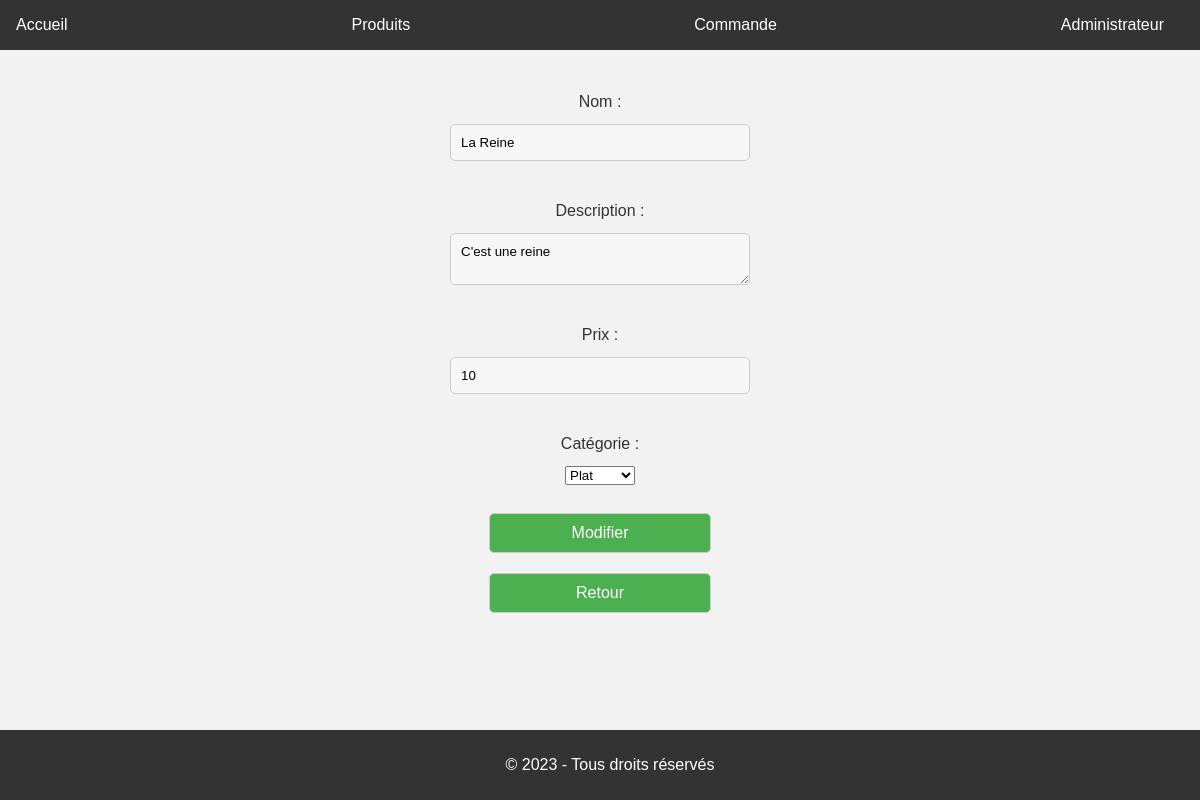
The page /admin/modifier_produits.php?id=5 on the database its author committed.
### tables this page shows
CREATE TABLE IF NOT EXISTS `produits` (
  `id` int NOT NULL AUTO_INCREMENT,
  `nom` varchar(255) NOT NULL,
  `description` varchar(255) NOT NULL,
  `prix` int NOT NULL,
  `id_catg` int NOT NULL,
  PRIMARY KEY (`id`)
);

### admin/modifier_produits.php (the view, shortened to what this page needs)
<body>
<header>
    <nav>
        <ul>
            <li><a href="#">Accueil</a></li>
            <li><a href="produits.php">Produits</a></li>
            <li><a href="commande.php">Commande</a></li>
            <li><a href="administrateur.php">Administrateur</a></li>
        </ul>
    </nav>
</header>
<main>
    <?php
    $servername = "localhost";
    $username = "root";
    $password = "";
    $dbname = "stromboli";
    try {
        $conn = new PDO("mysql:host=$servername;dbname=$dbname", $username, $password);
        $conn->setAttribute(PDO::ATTR_ERRMODE, PDO::ERRMODE_EXCEPTION);
    } catch (PDOException $e) {
        echo 'Erreur de connexion : ' . $e->getMessage();
        exit();
    }
    $id = $_GET['id'];
    $sql = "SELECT * FROM produits WHERE id = '$id'";
    $result = $conn->query($sql);
    if ($result) {
      $row = $result->fetch(PDO::FETCH_ASSOC);
        echo "<form action='' method='post'>";
        echo "<label>Nom :</label>";
        echo "<input type='text' name='nom' value='" . $row['nom'] . "'>";
        echo "<br>";
        echo "<label>Description :</label>";
        echo "<textarea name='description'>" . $row['description'] . "</textarea>";
        echo "<br>";
        echo "<label>Prix :</label>";
        echo "<input type='number' name='prix' value='" . $row['prix'] . "'>";
        echo "<br>";
        echo "<label>Catégorie :</label>";
        echo "<select name='id_catg'>";
        echo "<option value='1'>Plat</option>";
        echo "</select>";
        echo "<br>";
        echo "<a href='produits.php' onclick='modifierProduit()'>Modifier</a>";
        echo "<a href='produits.php' class='retour'>Retour</a>";
        echo "</form>";
    } else {
        echo "Produit non trouvé";
    }
    ?>
</main>
<footer>
    <p>&copy; 2023 - Tous droits réservés</p>
</footer>
</body>

### admin/modifier_produits.php (style rules this page uses)
body { font-family: Arial, sans-serif; background-color: #f2f2f2; margin: 0; padding: 0; overflow: hidden; padding-bottom: 50px; }
header { background-color: #333; color: #fff; padding: 1em; text-align: center; margin-bottom: 20px; }
nav ul { list-style: none; margin: 0; padding: 0; display: flex; justify-content: space-between; }
nav li { margin-right: 20px; }
nav a { color: #fff; text-decoration: none; }
main { display: flex; flex-direction: column; align-items: center; margin-bottom: 50px; }
main a { text-decoration: none; color: #ffffff; margin: 10px; padding: 10px; border: 1px solid #ccc; border-radius: 5px; background-color: #4CAF50; text-align: center; width: 200px; }
main a { margin: 10px; padding: 10px; }
main form { font-family: Arial, sans-serif; display: flex; flex-direction: column; align-items: center; margin: 20px 0; }
main form label { margin-bottom: 10px; font-size: 16px; color: #333; font-family: Arial, sans-serif; line-height: 1.5; text-align: center; }
main form input, main form textarea { font-family: Arial, sans-serif; padding: 10px; border: 1px solid #ccc; border-radius: 5px; background-color: #f7f7f7; width: 300px; margin-bottom: 20px; }
footer { background-color: #333; padding: 10px; text-align: center; height: 50px; position: absolute; bottom: 0; width: 100%; }
footer p { color: white; }

### rows shown on the page
produits: nom "La Reine", description "C'est une reine", prix "10"
